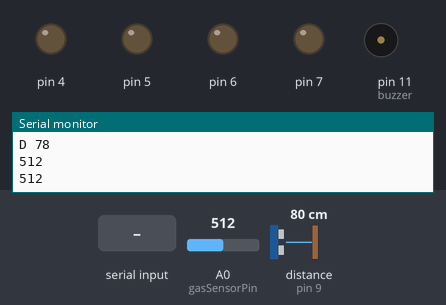
This sketch was run on a simulated Arduino Uno, built with avr-gcc and run on an emulated ATmega328P. Shown: output pins drawn as LEDs (lit = HIGH), buzzer (waves = sounding, pin HIGH), the last lines printed to the serial monitor. Wiring (inferred from the names in the program): ultrasonic range finder: trigger pin 8; echo pin 9. The inputs (shaded band) are chosen by the test bench; at power-on: A0 (gasSensorPin) = 512, distance to the obstacle (sensor on pin 9) 80 cm. The echo pulse lasts 58.3 µs per cm; pins used as bus, display or sensor lines are not drawn.

Above: at 1.2 s.
1.3 s: "G" received over Serial
At 1.7 s:
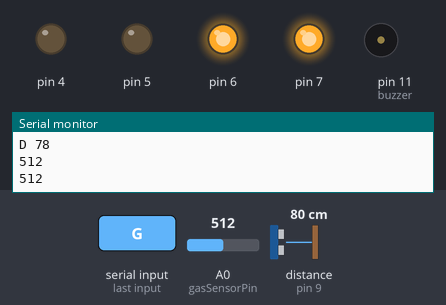
2.8 s: A0 (gasSensorPin) set to 690
4.3 s: A0 (gasSensorPin) set to 712
At 5.0 s:
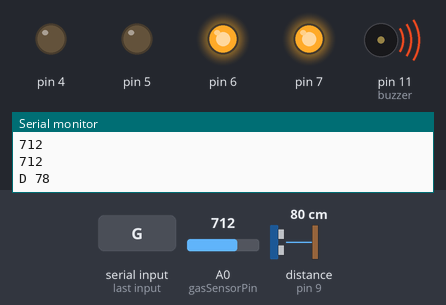
5.8 s: "F" received over Serial
At 6.4 s:
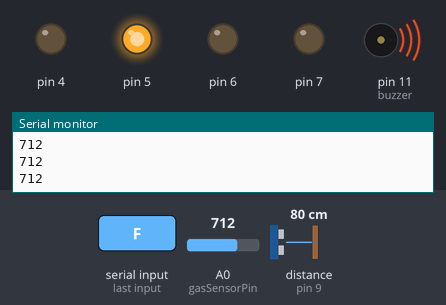
7.3 s: distance to the obstacle (sensor on pin 9) set to 28 cm
At 8.3 s:
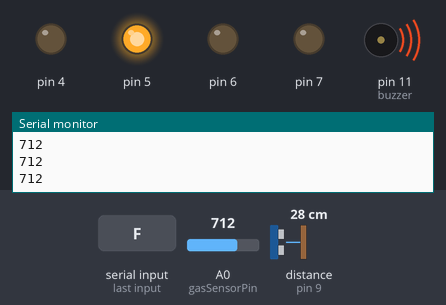
10.3 s: distance to the obstacle (sensor on pin 9) set to 23 cm
At 10.8 s:
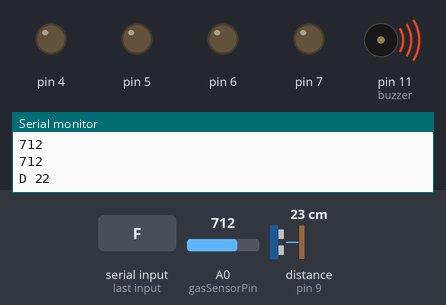
Timing chart, 0 to 12.8 s (numbered marks = the images above; inputs shaded):
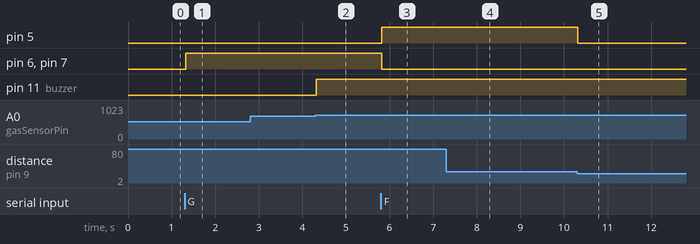

Measured:
- the behaviour switches between 700 and 701 on A0 (gasSensorPin) (found by bisection; images 1 and 2)
- the behaviour switches between 26 and 25 cm on distance to the obstacle (sensor on pin 9) (found by bisection; images 4 and 5)
- after the input at 1.3 s, pin 6, pin 7: LOW → HIGH at once
- after the input at 4.3 s, pin 11 (buzzer): LOW → HIGH at once
- after the input at 5.8 s, pin 5: LOW → HIGH at once; pin 6, pin 7: HIGH → LOW at once
- after the input at 7.3 s, pin 4: stays LOW (without the input it goes to HIGH after 3.0 s)
- after the input at 10.3 s, pin 5: HIGH → LOW at once

The sketch:

MIBAPMS_init.ino
```cpp
#include "MQ135.h"
#include <SoftwareSerial.h>

const int gasSensorPin = 0;
int air_quality;

const int buzzer = 11;

// t is the character where I store the the input from the bluetooth connected by the Serial
char t = 'X';

// TrigPin is the pin connected to ultrasonic trigger that pings for any object ahead
// Echopin is the pin connected to ultrasonic membrane that catches the signal reflected from the object
// Duration is a time interval between each signal

const int trigPin = 8;
const int echoPin = 9;
long duration;
int distance;

void setup() {

// Defining wheel motors as output
  pinMode(4 ,OUTPUT);
  pinMode(5 ,OUTPUT);
  pinMode(6 ,OUTPUT);
  pinMode(7 ,OUTPUT);

  pinMode(trigPin, OUTPUT); // as the trigPin fire a signal so it should be marked as Output
  pinMode(echoPin, INPUT); // as the echoPin absorbs the signal so it should be marked as Input

  pinMode(gasSensorPin, INPUT);

  pinMode(buzzer, OUTPUT); // The sensor that will fire an alarm would be marked as output

  Serial.begin(9600); // Start the serial
}

void loop() {

// MQ135 is the Gas Sensor Module
// Define the module as it is connected to Analog Pin 0
//  MQ135 Sensorgas = MQ135(A0);

// Get pollution level in PPM format (parts per million)
//  air_quality = Sensorgas.getPPM();

  air_quality = analogRead(gasSensorPin);

//  Serial.println(air_quality);

// Check if the bluetooth module writes any character into the serial
  if(Serial.available()){
    t = Serial.read(); // Get the character from the Serial
    Serial.println(t);
  }

// Start and turn off the Ultrasonic sensor as an Initial State
  digitalWrite(trigPin, LOW);
  delayMicroseconds(2);

// Start checking for objects ahead
  digitalWrite(trigPin, HIGH);
  delayMicroseconds(10);

// Turn off the Ultrasonic after getting the signal back in echoPin
  digitalWrite(trigPin, LOW);

  duration = pulseIn(echoPin, HIGH);
// This is a formula to calculate distance
  distance = duration * 0.034 / 2;

  Serial.print("D ");
  Serial.println(distance);


// Move the car based on the input coming from the bluetooth
  if(t == 'G')
  {
    digitalWrite(4 ,LOW);
    digitalWrite(5 ,LOW);
    digitalWrite(6 ,HIGH);
    digitalWrite(7 ,HIGH);

    checkForAirPollution();
  }
  else
  {
    if(distance >= 25)
    {
      if(t == 'F') // Accelerate
      {
        digitalWrite(4,HIGH);
        digitalWrite(5,HIGH);
        digitalWrite(6,LOW);
        digitalWrite(7,LOW);

   checkForAirPollution();
      }
      if(t == 'R') // Right
      {
        digitalWrite(4,HIGH);
        digitalWrite(5,LOW);
        digitalWrite(6,LOW);
        digitalWrite(7,LOW);

   checkForAirPollution();
      }
      if(t == 'L') // Left
      {
        digitalWrite(4 ,LOW);
        digitalWrite(5 ,HIGH);
        digitalWrite(6 ,LOW);
        digitalWrite(7 ,LOW);

   checkForAirPollution();
      }
      if(t == 'X') // Stop
      {
        digitalWrite(4 ,LOW);
        digitalWrite(5 ,LOW);
        digitalWrite(6 ,LOW);
        digitalWrite(7 ,LOW);

   checkForAirPollution();
      }
    }
    else
      digitalWrite(5 ,LOW);
      digitalWrite(6 ,LOW);
    {
      digitalWrite(4 ,LOW);
      digitalWrite(7 ,LOW);

      checkForAirPollution();
    }
  }
  checkForAirPollution();
}

void checkForAirPollution() {
  Serial.println(air_quality);
  if(air_quality > 700)
  {
    digitalWrite(buzzer , HIGH);
  }
  else
  {
    digitalWrite(buzzer , LOW);
  }
}
```
